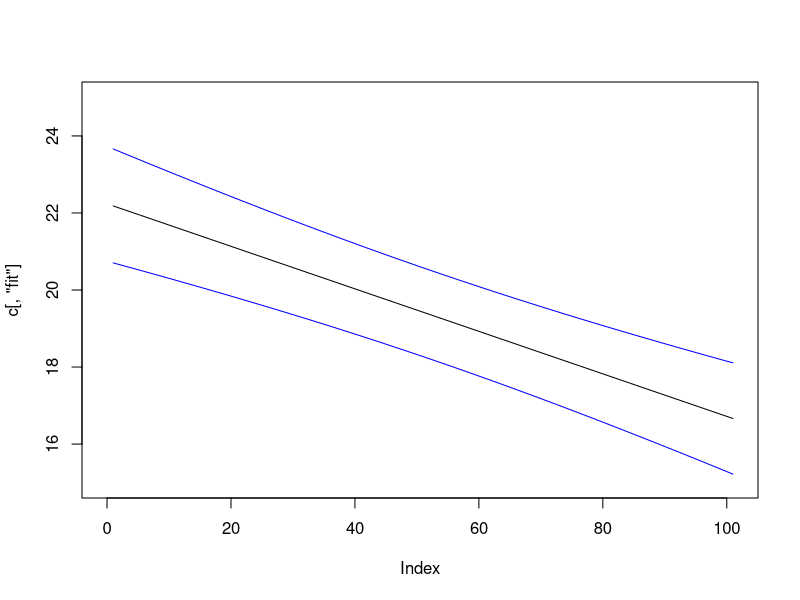
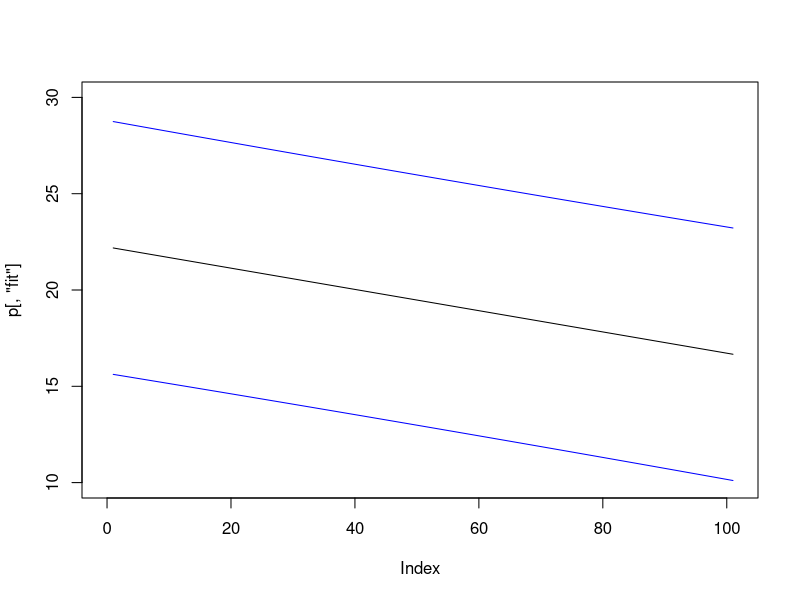
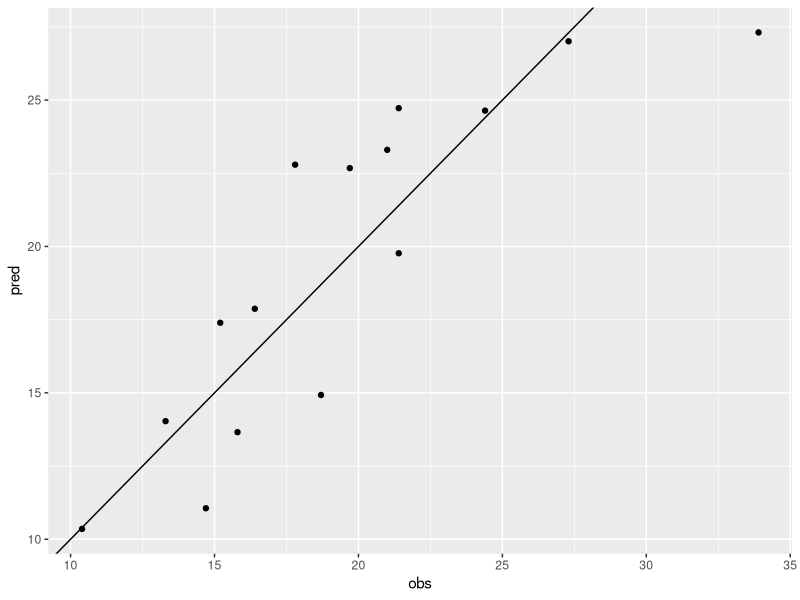

The R source for these figures, in order:
library(tidyverse)

(df <- mtcars[, c(1, 8, 9, 2, 10, 3, 4, 6)])
ols <- lm(mpg ~ disp + hp, df)

# Interval

summary(df$disp)
summary(df$hp)

x <- data.frame(disp = 200:300, hp = 100:200)

(n <- predict(ols, x, interval = c("none"), level = 0.95))
(c <- predict(ols, x, interval = c("confidence"), level = 0.95))
(p <- predict(ols, x, interval = c("prediction"), level = 0.95))

plot(c[, "fit"], type = "l", xlim=c(0, 101), ylim=c(15, 25))
lines(c[, "lwr"], type = "l", col = "blue")
lines(c[, "upr"], type = "l", col = "blue")

plot(p[, "fit"], type = "l", xlim=c(0, 101), ylim=c(10, 30))
lines(p[, "lwr"], type = "l", col = "blue")
lines(p[, "upr"], type = "l", col = "blue")

# Performance

library(caret)

set.seed(1)
dp <- createDataPartition(df$mpg, p = 0.5, list = F)
train <- df %>% slice(dp)
test <- df %>% slice(-dp)

fit <- lm(mpg ~ disp + hp, train)
pred <- predict(fit, test)

defaultSummary(data.frame(obs = test$mpg, pred = pred))

data.frame(obs = test$mpg, pred = pred) %>%
  ggplot(aes(x = obs, y = pred)) +
  geom_point() +
  geom_abline(intercept = 0, slope = 1)

rm(list=ls())
